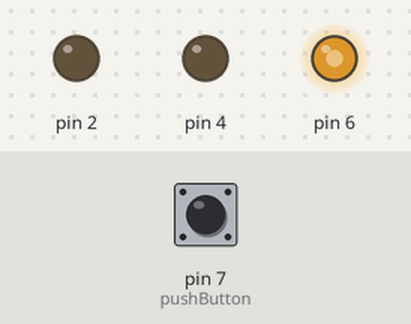
A sketch run on a simulated Arduino Uno, built with avr-gcc and run on an emulated ATmega328P. On the bench: output pins drawn as LEDs (lit = HIGH). Dashed ring = blinking. Inputs (shaded band) come from the test bench; at power-on: pin 7 (pushButton) LOW. What the sketch prints to the serial monitor is not drawn.

Above: at 1.2 s.
1.3 s: pin 7 (pushButton) pulled HIGH for 0.15 s
At 1.42 s:
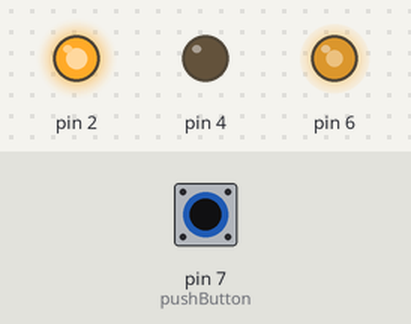
3.5 s: pin 7 (pushButton) pulled HIGH for 3.2 s
At 4.12 s:
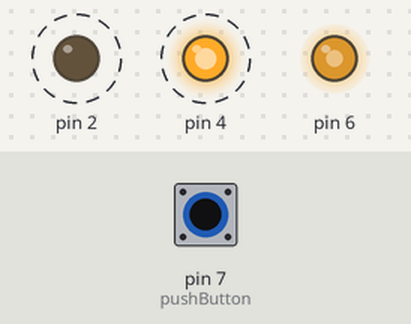
Timing chart, 0 to 8.8 s (numbered marks = the images above; inputs shaded):
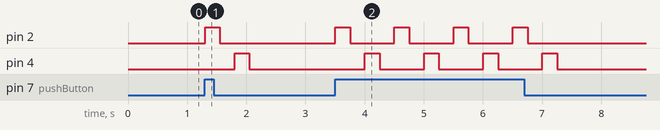

Measured:
- after the input at 1.3 s, pin 2: LOW → HIGH at once, → LOW 0.25 s later; pin 4: LOW → HIGH after 0.50 s, → LOW 0.25 s later
- after the input at 3.5 s, pin 2: alternates HIGH for 0.25 s and LOW for 0.75 s, 8 changes in all, then stays LOW, starting at once; pin 4: alternates HIGH for 0.25 s and LOW for 0.75 s, 8 changes in all, then stays LOW, starting after 0.50 s

The sketch:

motor_back_and_forth_with_push_button.ino
```cpp
// declare variable pushButton and give it a value of "7" (for pin number 7)
int pushButton = 7;

// the setup function runs once when you press reset or power the board
void setup() {
  // initialize digital pin LED_BUILTIN as an output.
  pinMode (2, OUTPUT);
  pinMode (4, OUTPUT);
  pinMode (6, OUTPUT);


  // power motors using analog write to control speed. Motor on pin 6 is 175
  analogWrite (6, 175);

  // initialize serial communication at 9600 bits per second:
  Serial.begin(9600);
  // assign the pushbutton pin as an input:
  pinMode(pushButton, INPUT);
}

// create loop function for sequence
void loop() {
  // read the input pin:
  int buttonState = digitalRead(pushButton);
  // print out the state of the button:
  Serial.println(buttonState);
 // delay in between reads for stability
  delay(1);

  // create if condition for buttonState >= 1
  if (buttonState == 1) {

    // make wheels move forward for 1/4 second (250 miliseconds)
    digitalWrite (2, HIGH);
    digitalWrite (4, LOW);
    delay(250);

    // make wheel stop for 1/4 second (250 miliseconds)
    digitalWrite (2, LOW);
    digitalWrite (4, LOW);
    delay(250);

    // make robot move backwards for 1/4 second (250 miliseconds)
    digitalWrite (2, LOW);
    digitalWrite (4, HIGH);
    delay(250);

    // make robot stop for half 1/4 (250 miliseconds). Turning off power allows wheels to stop before moving forward at the beginning of the next loop.
    digitalWrite (2, LOW);
    digitalWrite (4, LOW);
    delay(250);


  }

}
```
